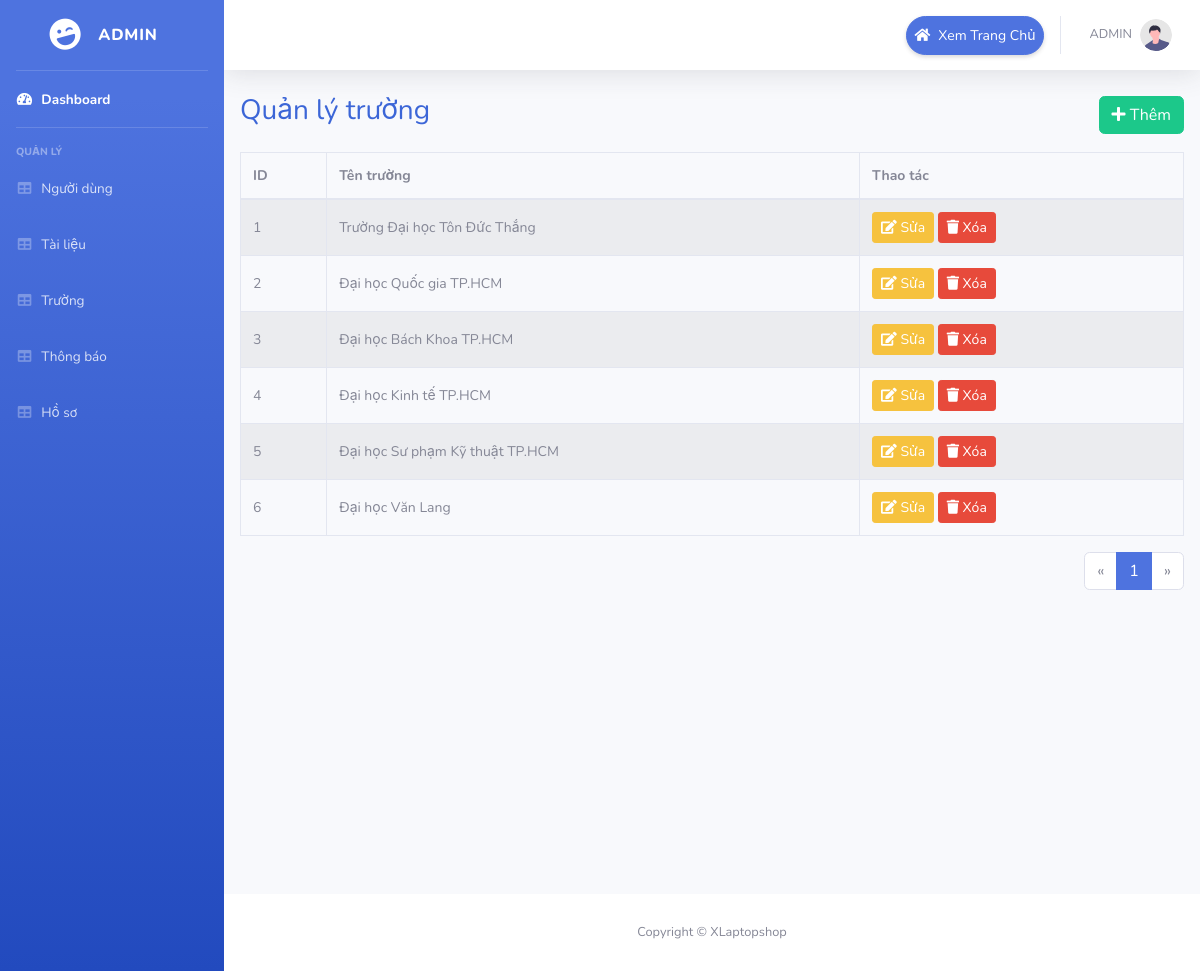
/admin/index.php?pg=universities (signed in), run on the app's committed database.
### tables this page shows
CREATE TABLE `universities` (
  `id` int NOT NULL,
  `name` varchar(255) NOT NULL
);

### dao/pdo.php (called while the page is built, shortened)
<?php
function pdo_get_connection()
{
    $dburl = "mysql:host=localhost;dbname=university_portal;charset=utf8";
    $username = 'root';
    $password = '123456';
    $conn = new PDO($dburl, $username, $password);
    $conn->setAttribute(PDO::ATTR_ERRMODE, PDO::ERRMODE_EXCEPTION);
    return $conn;
}
function pdo_query($sql)
{
    $sql_args = array_slice(func_get_args(), 1);
    try {
        $conn = pdo_get_connection();
        $stmt = $conn->prepare($sql);
        $stmt->execute($sql_args);
        $rows = $stmt->fetchAll();
        return $rows;
    } catch (PDOException $e) {
        throw $e;
    } finally {
        unset($conn);
    }
}
function pdo_query_value($sql)
{
    $sql_args = array_slice(func_get_args(), 1);
    try {
        $conn = pdo_get_connection();
        $stmt = $conn->prepare($sql);
        $stmt->execute($sql_args);
        $row = $stmt->fetch(PDO::FETCH_ASSOC);
        return array_values($row)[0];
    } catch (PDOException $e) {
        throw $e;
    } finally {
        unset($conn);
    }
}

### dao/university.php (called while the page is built, shortened)
<?php
require_once 'pdo.php';
function get_universities_paginated($limit, $offset)
{
    $sql = "SELECT * FROM universities LIMIT  $offset , $limit";
    return pdo_query($sql);
}
function get_university_count()
{
    $sql = "SELECT COUNT(*) FROM universities";
    return pdo_query_value($sql);
}

### admin/view/university/universities.php (the view, shortened to what this page needs)
<?php
$limit = 6;
$current_page = isset($_GET['page']) ? (int)$_GET['page'] : 1;
$current_page = max($current_page, 1);
$offset = ($current_page - 1) * $limit;
$total_rows = (int)get_university_count();
$total_pages = (int)ceil($total_rows / $limit);
$universities = get_universities_paginated($limit, $offset);
?>
<div class="table-container px-3 min-vh-100">
    <div class="d-flex justify-content-between align-items-center mb-3">
        <h3 style="color: rgb(60, 102, 215);">Quản lý trường</h3>
        <a href="index.php?pg=adduniversity" class="btn btn-success">
            <i class="fas fa-plus"></i> Thêm
        </a>
    </div>
    <div class="table-responsive">
        <table class="table table-bordered table-striped">
            <thead>
                <tr>
                    <th>ID</th>
                    <th>Tên trường</th>
                    <th>Thao tác</th>
                </tr>
            </thead>
            <tbody>
                <?php if (count($universities) > 0): ?>
                    <?php foreach ($universities as $university): ?>
                        <tr>
                            <td><?php echo ($university['id']); ?></td>
                            <td><?php echo ($university['name']); ?></td>
                            <td>
                                <a href="index.php?pg=updateuniversity&id=<?php echo $university['id']; ?>">
                                    <button class="btn btn-warning btn-sm"><i class="fas fa-edit"></i> Sửa</button>
                                </a>
                                <a href="index.php?pg=deleteuniversity&id=<?php echo $university['id']; ?>" onclick="return confirm('Bạn có chắc muốn xóa trường này?')">
                                    <button class="btn btn-danger btn-sm"><i class="fas fa-trash"></i> Xóa</button>
                                </a>
                            </td>
                        </tr>
                    <?php endforeach; ?>
                <?php else: ?>
                    <tr>
                        <td colspan="3" class="text-center">Không có dữ liệu</td>
                    </tr>
                <?php endif; ?>
            </tbody>
        </table>
    </div>
    <nav aria-label="Page navigation">
        <ul class="pagination justify-content-end">
            <li class="page-item <?php echo $current_page <= 1 ? 'disabled' : ''; ?>">
                <a class="page-link" href="index.php?pg=universities&page=<?php echo $current_page - 1; ?>" aria-label="Previous">
                    <span aria-hidden="true">«</span>
                </a>
            </li>
            <?php for ($i = 1; $i <= $total_pages; $i++): ?>
                <li class="page-item <?php echo $current_page == $i ? 'active' : ''; ?>">
                    <a class="page-link" href="index.php?pg=universities&page=<?php echo $i; ?>"><?php echo $i; ?></a>
                </li>
            <?php endfor; ?>
            <li class="page-item <?php echo $current_page >= $total_pages ? 'disabled' : ''; ?>">
                <a class="page-link" href="index.php?pg=universities&page=<?php echo $current_page + 1; ?>" aria-label="Next">
                    <span aria-hidden="true">»</span>
                </a>
            </li>
        </ul>
    </nav>
</div>

### admin/layout/css/my-style.css (style rules this page uses)
.table { font-size: 14px; }
.table th, .table td { vertical-align: middle; }

### data on the page
universities: id "1", name "Trường Đại học Tôn Đức Thắng"
universities: id "2", name "Đại học Quốc gia TP.HCM"
universities: id "3", name "Đại học Bách Khoa TP.HCM"
universities: id "4", name "Đại học Kinh tế TP.HCM"
universities: id "5", name "Đại học Sư phạm Kỹ thuật TP.HCM"
universities: id "6", name "Đại học Văn Lang"
